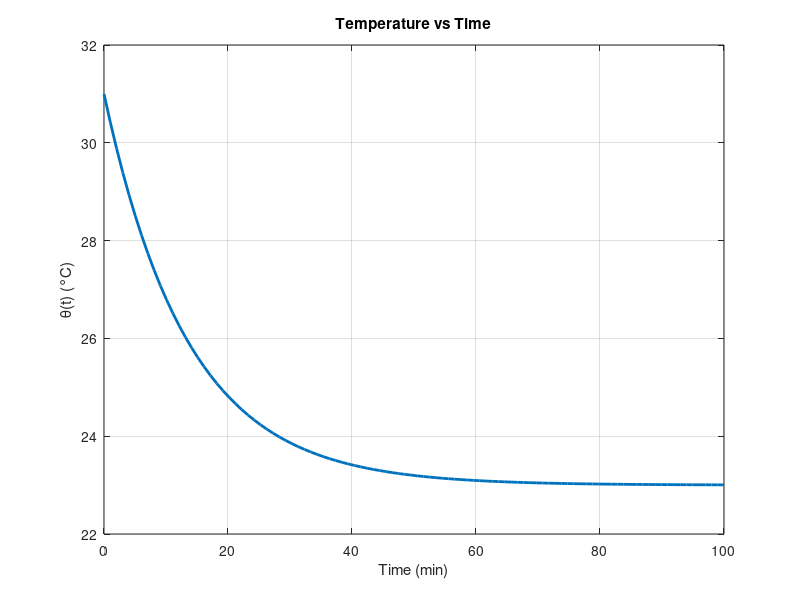
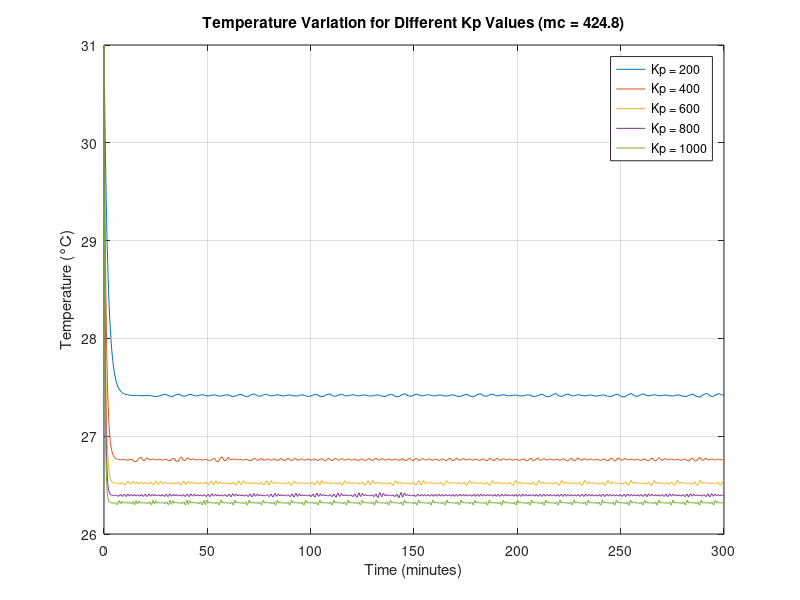
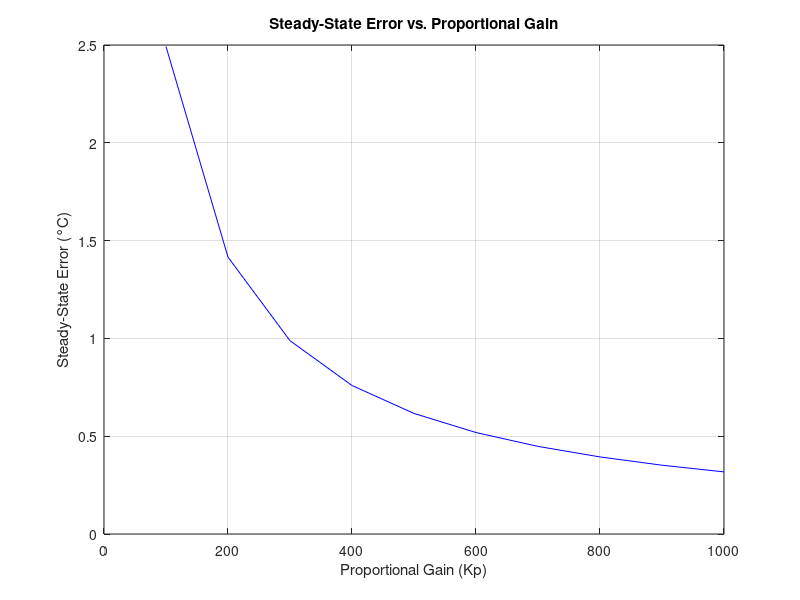
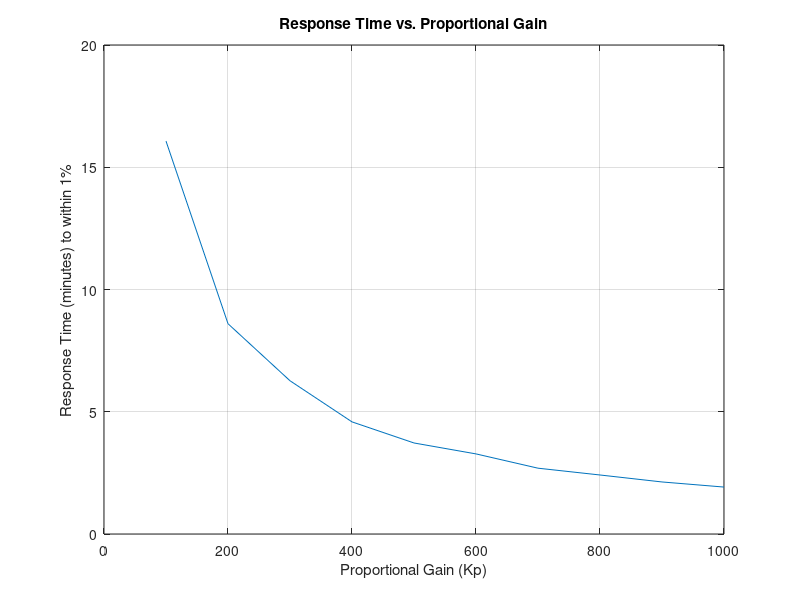

MATLAB code to generate these figures, in order: (Note: this script raises an error after producing the figures.)
%% MATLAB code for temperature distribution when θset = 20oC

% Parameters
theta0 = 31;         % Initial temperature (°C)
theta_outd = 32;     % Outdoor temperature (°C)
Q_out = 24000/(60.*0.94787);         % Heat loss (W)
P = (2314.3.*60)/1000;             % Power input (W)
U = 0.13;              % Overall heat transfer coefficient (W/m^2K)
A = 242;               % Surface area (m^2)
m = 10.*8.*4.5.*1.18;              % Mass (kg)
c = 1;            % Specific heat capacity (kJ/kg·K), converted to W·s/kg·K

% Calculated constants
k = U * A;                               % Heat transfer rate
k1 = theta_outd - Q_out/k + P/k;        % Steady state term

% Time vector
t = linspace(0, 100, 100);             % Time in minutes

% Temperature as a function of time
theta = (theta0 - k1) .* exp(-((k .* t) ./ (m * c))) + k1;

% Plot
plot(t, theta, 'LineWidth', 2)
xlabel('Time (min)')
ylabel('\theta(t) (°C)')
title('Temperature vs Time')
grid on



%% Temperature Variation for Different Kp Values

% Parameters
theta_outd = 32;         
theta_o = 31;            
theta_set = 26;          
U = 0.13;                
A = 242;                 

% Updated P and mc values
P = 2.3143 * 60;       
mc_value = 10 * 8 * 4.5 * 1.18; 

k = U * A;              

% Range of Kp values
Kp_values = 200:200:1000;

% Time span for the simulation
tspan = [0, 300]; 

% Initialize figure
figure;

% Loop through each Kp value
for Kp_value = Kp_values
    alpha = k / mc_value;          

    % Define the differential equation function
    dtheta_dt = @(t, theta) -alpha * (theta - (theta_outd - (Kp_value * (theta - theta_set)) / k + P / k));

    % Initial condition
    initial_theta = theta_o;

    % Solve the differential equation using ode45
    [t, theta] = ode45(dtheta_dt, tspan, initial_theta);

    % Plot the results for each Kp
    plot(t, theta, 'DisplayName', ['Kp = ', num2str(Kp_value)]);
    hold on;
end

% Add labels and title to the plot
xlabel('Time (minutes)');
ylabel('Temperature (°C)');
title(['Temperature Variation for Different Kp Values (mc = ', num2str(mc_value), ')']);
grid on;
legend('show');
hold off;




%% Steady-State Error vs. Proportional Gain for Different Kp Values

% Parameters
theta_outd = 32;         
theta_o = 31;            
theta_set = 26;          
U = 0.13;                
A = 242;                 

% Updated P and mc values
P = 2.3143 * 60;        
mc_value = 10 * 8 * 4.5 * 1.18; 

k = U * A;               

% Range of Kp values
Kp_values = 100:100:1000;

% Initialize arrays to store Kp and steady-state error
steady_state_errors = zeros(size(Kp_values));

% Loop through each Kp value
for i = 1:length(Kp_values)
    Kp_value = Kp_values(i);

    % Calculate the approximate steady-state temperature
    steady_state_temp = (theta_outd * k + P + Kp_value * theta_set) / (k + Kp_value); % More direct steady-state formula

    % Calculate the steady-state error
    steady_state_error = abs(theta_set - steady_state_temp);
    steady_state_errors(i) = steady_state_error;
end

% Plot the steady-state error vs. Kp
figure;
plot(Kp_values, steady_state_errors, 'b-');
xlabel('Proportional Gain (Kp)');
ylabel('Steady-State Error (°C)');
title('Steady-State Error vs. Proportional Gain');
grid on;



%% 4. Response time vs Proportional Gain for Different Kp Values

% Parameters
theta_outd = 32;         
theta_o = 31;            
theta_set = 26;          
U = 0.13;                
A = 242;                 
P = 2.3143 * 60;        
mc_value = 10 * 8 * 4.5 * 1.18; 
k = U * A;               

% Range of Kp values
Kp_values = 100:100:1000;

% Time span for simulation 
tspan = [0, 1000]; 

% Tolerance for reaching steady state 
tolerance_percent = 1;

% Initialize array to store response times
response_times = zeros(size(Kp_values));

% Initialize figure
figure;

% Loop through each Kp value
for i = 1:length(Kp_values)
    Kp_value = Kp_values(i);
    alpha = k / mc_value;

    % Define the differential equation function
    dtheta_dt = @(t, theta) -alpha * (theta - (theta_outd - (Kp_value * (theta - theta_set)) / k + P / k));

    % Initial condition
    initial_theta = theta_o;

    % Solve the differential equation using ode45
    [t, theta] = ode45(dtheta_dt, tspan, initial_theta);

    % Calculate the steady-state temperature
    steady_state_temp = (theta_outd * k + P + Kp_value * theta_set) / (k + Kp_value);

    % Determine the response time
    difference = abs(steady_state_temp - initial_theta);
    tolerance = tolerance_percent / 100 * difference;
    settling_time_index = find(abs(theta - steady_state_temp) <= tolerance, 1, 'first');

    if ~isempty(settling_time_index)
        response_times(i) = t(settling_time_index);
    else
        response_times(i) = NaN; % Did not reach steady state within the simulation time
    end
end

% Plot the response time vs. Kp
figure;
plot(Kp_values, response_times);
xlabel('Proportional Gain (Kp)');
ylabel(['Response Time (minutes) to within ', num2str(tolerance_percent), '%']);
title('Response Time vs. Proportional Gain');
grid on;



%% 5.	Temperature Response with PI Control for different ki values (kp = 42)

% Parameters
mc = 10 * 8 * 4.5 * 1.18;          
UA = 0.13*242;         
Kp = 42;          
ki_values = 200:200:1000;           
theta_set = 26;     
theta0 = 31;        
dtheta0 = 0;        
tspan = [0 100];   

% Define the ODE system for PI control

% Plot the response
figure;
for ki_value=ki_values
    
    ode_fun = @(t, y) [
    y(2);  % dθ/dt = y(2)
    (ki_value * theta_set - (UA + Kp) * y(2) - ki_value * y(1)) / mc  % d²θ/dt²
     ];
 
    % Solve the ODE
    [t, y] = ode45(ode_fun, tspan, [theta0; dtheta0]);
    theta = y(:, 1);  % Extract temperature

    plot(t, theta,'DisplayName', ['Ki = ', num2str(ki_value)]);
    hold on;
end

xlabel('Time (minutes)');
ylabel('Indoor Temperature (°C)');
title('Temperature Response with PI Control');
grid on;
ylim([20 32]);
legend('show');
hold off;



%% 6. Steady state error vs PI controller for different ki values (kp = 42)

% Parameters
mc = 10 * 8 * 4.5 * 1.18;          
UA = 0.13 * 242;         
Kp = 42;          
ki_values = 100:100:1000;           
theta_set = 26;     
theta0 = 31;        
dtheta0 = 0;        
tspan = [0 300];    % Increase time to let system settle

% Initialize error storage
steady_state_errors = zeros(size(ki_values));

% Loop through Ki values to compute steady-state errors
for i = 1:length(ki_values)
    ki_value = ki_values(i);

    % Define ODE system
    ode_fun = @(t, y) [
        y(2);  % dθ/dt
        (ki_value * theta_set - (UA + Kp) * y(2) - ki_value * y(1)) / mc  % d²θ/dt²
    ];

    % Solve the ODE
    [t, y] = ode45(ode_fun, tspan, [theta0; dtheta0]);

    % Final temperature value
    theta_final = y(end, 1);

    % Compute steady-state error
    steady_state_errors(i) = abs(theta_set - theta_final);
end

% Plot steady-state error vs Ki
figure;
plot(ki_values, steady_state_errors, '-o', 'LineWidth', 2);
xlabel('Ki Value');
ylabel('Steady-State Error (°C)');
title('Steady-State Error vs. Ki for PI Control');
grid on;



%% 7. Response time vs PI controller for different ki values (kp = 42)

% Parameters
mc = 10 * 8 * 4.5 * 1.18;          
UA = 0.13 * 242;         
Kp = 42;          
ki_values = 200:200:1000;           
theta_set = 26;     
theta0 = 31;        
dtheta0 = 0;        
tspan = [0 300];    

% Settling tolerance (e.g., ±0.5°C)
tolerance = 1;

% Initialize storage
response_times = zeros(size(ki_values));

% Loop through Ki values
for i = 1:length(ki_values)
    ki_value = ki_values(i);

    % Define ODE system
    ode_fun = @(t, y) [
        y(2);  % dθ/dt
        (ki_value * theta_set - (UA + Kp) * y(2) - ki_value * y(1)) / mc  % d²θ/dt²
    ];

    % Solve the ODE
    [t, y] = ode45(ode_fun, tspan, [theta0; dtheta0]);
    theta = y(:,1);

    % Find time when theta stays within the tolerance band
    within_band = abs(theta - theta_set) <= tolerance;

    % Determine response time: last time before it stays within band
    response_time = NaN;
    for j = 1:length(t)
        if all(within_band(j:end))
            response_time = t(j);
            break;
        end
    end

    % Store response time
    response_times(i) = response_time;
end

% Plot response time vs Ki
figure;
plot(ki_values, response_times, '-o', 'LineWidth', 2);
xlabel('Ki Value');
ylabel('Response Time (minutes)');
title('Response Time vs. Ki for PI Control');
grid on;




%% 8. Temperature Variation for Different Kp Values for two different set temperature values.

% Parameters
theta_outd = 32;          
theta_o = 31;             
theta_set_initial = 25;   
theta_set_changed = 26;   % °C (setpoint after 10 minutes)
U = 0.13;                 % kJ m^-2 °C^-1 min^-1
A = 242;                  % m^2

% Updated P and mc values
P = 2.3143 * 60;          % kJ min^-1
mc_value = 10 * 8 * 4.5 * 1.18; % kJ °C^-1

k = U * A;                % kJ °C^-1 min^-1

% Range of Kp values
Kp_values = 500:500:5000;

% Time span for the first part of the simulation
tspan1 = [0, 10]; % Simulate for the first 10 minutes

% Initialize figure
figure;

% Loop through each Kp value
for Kp_value = Kp_values
    alpha = k / mc_value;         % min^-1

    % Define the differential equation function for the first part
    dtheta_dt1 = @(t, theta) -alpha * (theta - (theta_outd - (Kp_value * (theta - theta_set_initial)) / k + P / k));

    % Initial condition
    initial_theta = theta_o;

    % Solve the differential equation for the first part using ode45
    [t1, theta1] = ode45(dtheta_dt1, tspan1, initial_theta);

    % The final temperature of the first part becomes the initial temperature
    initial_theta2 = theta1(end);

    % Time span for the second part of the simulation (shifted by 10 minutes)
    tspan2 = [10, 300];

    % Define the differential equation function for the second part with the
    % changed theta_set
    dtheta_dt2 = @(t, theta) -alpha * (theta - (theta_outd - (Kp_value * (theta - theta_set_changed)) / k + P / k));

    % Solve the differential equation for the second part using ode45
    [t2, theta2] = ode45(dtheta_dt2, tspan2, initial_theta2);

    % Combine the time and temperature vectors for plotting
    t = [t1; t2];
    theta = [theta1; theta2];

    % Plot the results for each Kp
    plot(t, theta, 'DisplayName', ['Kp = ', num2str(Kp_value)]);
    hold on;
end

% Add labels and title to the plot
xlabel('Time (minutes)');
ylabel('Temperature (°C)');
title(['Temperature Variation for Different Kp Values (mc = ', num2str(mc_value), ')']);
grid on;
legend('show');
hold off;


%% 9.	Steady state errors for two different set temperature values with proportional controller

% Parameters
theta_outd = 32;          
theta_o = 31;            
theta_set_initial = 25;  
theta_set_changed = 26;   
U = 0.13;                 
A = 242;                  

% Updated P and mc values
P = 2.3143 * 60;          
mc_value = 10 * 8 * 4.5 * 1.18; 

k = U * A;                

% Range of Kp values
Kp_values = 500:500:5000;

% Time span for the first part of the simulation
tspan1 = [0, 10]; 

% Time span for the second part of the simulation
tspan2 = [10, 300]; 

% Initialize arrays to store steady-state errors
steady_state_error_initial = zeros(size(Kp_values));
steady_state_error_changed = zeros(size(Kp_values));


% Loop through each Kp value
for i = 1:length(Kp_values)
    Kp_value = Kp_values(i);
    alpha = k / mc_value;         

    % --- Simulation for the first part (theta_set = 25) ---
    dtheta_dt1 = @(t, theta) -alpha * (theta - (theta_outd - (Kp_value * (theta - theta_set_initial)) / k + P / k));
    initial_theta = theta_o;
    [t1, theta1] = ode45(dtheta_dt1, tspan1, initial_theta);

    % --- Simulation for the second part (theta_set = 26) ---
    initial_theta2 = theta1(end);
    dtheta_dt2 = @(t, theta) -alpha * (theta - (theta_outd - (Kp_value * (theta - theta_set_changed)) / k + P / k));
    [t2, theta2] = ode45(dtheta_dt2, tspan2, initial_theta2);

    % Combine time and temperature
    t = [t1; t2];
    theta = [theta1; theta2];


    % Approximate steady-state error for the initial setpoint (before 10 % min)
    steady_state_temp_initial_simulated = theta1(end);
    steady_state_error_initial(i) = abs(theta_set_initial - steady_state_temp_initial_simulated);

    % Approximate steady-state error for the changed setpoint (after 10 min)
    steady_state_temp_changed_simulated = theta2(end);
    steady_state_error_changed(i) = abs(theta_set_changed - steady_state_temp_changed_simulated);
end

figure;

plot(Kp_values, steady_state_error_initial, '-o');
xlabel('Kp');
ylabel('Steady-State Error (°C) (theta\_set = 25 °C)');
title('Steady-State Error vs. Kp (Initial Setpoint)');
grid on;

figure;
plot(Kp_values, steady_state_error_changed, '-o');
xlabel('Kp');
ylabel('Steady-State Error (°C) (theta\_set = 26 °C)');
title('Steady-State Error vs. Kp (Changed Setpoint)');
grid on;



%% 10. Temperature variation with PI controller for Different Ki Values for two different set temperature values. (kp = 42)

% Parameters
mc = 10 * 8 * 4.5 * 1.18;          
UA = 0.13 * 242;         
Kp = 42;          
ki_values = 200:200:1000;           
theta_set1 = 25;     % Initial setpoint
theta_set2 = 26;     % New setpoint after switch
theta0 = 31;        
dtheta0 = 0;        
tspan = [0 100];   
t_switch = 10;     % Time at which setpoint changes

% Initialize plot
figure;

for ki_value = ki_values

    % Define time-varying ODE with dynamic theta_set
    ode_fun = @(t, y) [
        y(2);  % dθ/dt
        (ki_value * (t < t_switch)*theta_set1 + ...
         ki_value * (t >= t_switch)*theta_set2 - ...
         (UA + Kp) * y(2) - ...
         ki_value * y(1)) / mc  % d²θ/dt²
    ];

    % Solve ODE
    [t, y] = ode45(ode_fun, tspan, [theta0; dtheta0]);
    theta = y(:, 1);

    % Plot
    plot(t, theta, 'DisplayName', ['Ki = ', num2str(ki_value)]);
    hold on;
end

% Plot formatting
xlabel('Time (minutes)');
ylabel('Indoor Temperature (°C)');
title(['Temperature Variation for Different Ki Values (mc = ', num2str(mc_value), ')']);
grid on;
ylim([20 32]);
legend('show');
hold off;



%% 11. Steady state errors for two different set temperature values with PI controller for different ki values. (kp = 42)

% Parameters
theta_outd = 32;
theta_o = 31;
theta_set_initial = 25;
theta_set_changed = 26;
U = 0.13;
A = 242;

% Updated P and mc values
P = 2.3143 * 60;
mc_value = 10 * 8 * 4.5 * 1.18;

k = U * A;

% Fixed Kp value
Kp_value = 42;

% Range of Ki values
Ki_values = 200:200:1000;     % Adjusted range for Ki

% Time span for the first part of the simulation
tspan1 = [0, 10];

% Time span for the second part of the simulation
tspan2 = [10, 300];

% Initialize arrays to store steady-state errors
steady_state_error_initial = zeros(size(Ki_values));
steady_state_error_changed = zeros(size(Ki_values));

% Loop through each Ki value
for j = 1:length(Ki_values)
    Ki_value = Ki_values(j);
    alpha = k / mc_value;

    % Initialize integral error
    integral_error = 0;

    % --- Simulation for the first part (theta_set = 25) ---
    dtheta_dt1 = @(t, vars) HeatTransferPI(t, vars, theta_outd, Kp_value, Ki_value, k, P, alpha, theta_set_initial);
    initial_vars = [theta_o; 0]; % [theta; integral_error]
    [t1, vars1] = ode45(dtheta_dt1, tspan1, initial_vars);
    theta1 = vars1(:, 1);
    integral_error_end1 = vars1(end, 2);

    % --- Simulation for the second part (theta_set = 26) ---
    initial_vars2 = [theta1(end); integral_error_end1];
    dtheta_dt2 = @(t, vars) HeatTransferPI(t, vars, theta_outd, Kp_value, Ki_value, k, P, alpha, theta_set_changed);
    [t2, vars2] = ode45(dtheta_dt2, tspan2, initial_vars2);
    theta2 = vars2(:, 1);

    % Combine time and temperature
    t = [t1; t2];
    theta = [theta1; theta2];

    % Approximate steady-state error for the initial setpoint (before 10 min)
    steady_state_temp_initial_simulated = theta1(end);
    steady_state_error_initial(j) = abs(theta_set_initial - steady_state_temp_initial_simulated);

    % Approximate steady-state error for the changed setpoint (after 10 min)
    steady_state_temp_changed_simulated = theta2(end);
    steady_state_error_changed(j) = abs(theta_set_changed - steady_state_temp_changed_simulated);
end


% --- Plotting the results ---
figure;
plot(Ki_values, steady_state_error_initial, '-o');
xlabel('Ki');
ylabel('Steady-State Error (°C) (theta\_set = 25 °C)');
title(['Steady-State Error vs. Ki (Kp = ', num2str(Kp_value), ', Initial Setpoint)']);
grid on;

figure;
plot(Ki_values, steady_state_error_changed, '-o');
xlabel('Ki');
ylabel('Steady-State Error (°C) (theta\_set = 26 °C)');
title(['Steady-State Error vs. Ki (Kp = ', num2str(Kp_value), ' , Changed Setpoint)']);
grid on;

% --- Function for the PI controller dynamics ---
function dvars_dt = HeatTransferPI(t, vars, theta_outd, Kp, Ki, k, P, alpha, theta_set)
    theta = vars(1);
    integral_error = vars(2);
    error = theta_set - theta;
    control_signal = Kp * error + Ki * integral_error;
    dtheta_dt = -alpha * (theta - (theta_outd - control_signal / k + P / k));
    dintegral_error_dt = error;
    dvars_dt = [dtheta_dt; dintegral_error_dt];
end



%% 12.Temperature variation with proportional controller when outdoor temperature changes steadily

% Parameters
theta_outd_initial = 32;    
theta_outd_final = 34;      
change_duration = 60;     
theta_o = 31;               
theta_set = 26;             
U = 0.13;                   
A = 242;                    

% Updated P and mc values
P = 2.3143 * 60;            
mc_value = 10 * 8 * 4.5 * 1.18; 

k = U * A;                  

% Range of Kp values
Kp_values = 500:500:5000;

% Time span for the simulation
tspan = [0, 300]; 

% Initialize figure
figure;

% Loop through each Kp value
for Kp_value = Kp_values
    alpha = k / mc_value;         

    % Define the differential equation function with time-varying theta_outd (using local function)
    dtheta_dt = @(t, theta) -alpha * (theta - (theta_outd_t(t) - (Kp_value * (theta - theta_set)) / k + P / k));

    % Initial condition
    initial_theta = theta_o;

    % Solve the differential equation using ode45
    [t, theta] = ode45(dtheta_dt, tspan, initial_theta);

    % Plot the results for each Kp
    plot(t, theta, 'DisplayName', ['Kp = ', num2str(Kp_value)]);
    hold on;
end

% Add labels and title to the room temperature subplot
xlabel('Time (minutes)');
ylabel('Room Temperature (°C)');
title(['Room Temperature Variation for Different Kp Values (mc = ', num2str(mc_value), ')']);
grid on;
legend('show');
hold off;

figure;

% Create time vector for plotting outdoor temperature
t_outd = 0:1:tspan(end);
theta_outd_plot = arrayfun(@(t) theta_outd_t(t), t_outd);

plot(t_outd, theta_outd_plot, 'b-', 'LineWidth', 2); % Plot outdoor temperature in blue
xlabel('Time (minutes)');
ylabel('Outdoor Temperature (°C)');
title('Outdoor Temperature Variation');
grid on;

% Local function definition (must be at the end of the script)
function theta_out = theta_outd_t(t)
    if t <= 0
        theta_out = 32; % theta_outd_initial;
    elseif t <= 60
        theta_out = 32 + (34 - 32) * (t / 60); % Linear increase
    else
        theta_out = 34; % theta_outd_final;
    end
end



%% 13. Steady state error with different kp values when outdoor temperature changes steadily

% Parameters
theta_outd_initial = 32;    
theta_outd_final = 34;      
change_duration = 60;     
theta_o = 31;               
theta_set = 26;             
U = 0.13;                   
A = 242;                    

% Updated P and mc values
P = 2.3143 * 60;            
mc_value = 10 * 8 * 4.5 * 1.18; 

k = U * A;                  

% Range of Kp values
Kp_values = 500:500:5000;

% Time span for the simulation
tspan = [0, 300]; 

% Initialize arrays to store results
steady_state_errors = zeros(size(Kp_values));
response_times = zeros(size(Kp_values));

% Initialize figure
figure;


% Loop through each Kp value
for i = 1:length(Kp_values)
    Kp_value = Kp_values(i);
    alpha = k / mc_value;         

    % Define the differential equation function with time-varying theta_outd (using local function)
    dtheta_dt = @(t, theta) -alpha * (theta - (theta_outd_t(t) - (Kp_value * (theta - theta_set)) / k + P / k));

    % Initial condition
    initial_theta = theta_o;

    % Solve the differential equation using ode45
    [t, theta] = ode45(dtheta_dt, tspan, initial_theta);

    % Plot the results for each Kp
    plot(t, theta, 'DisplayName', ['Kp = ', num2str(Kp_value)]);
    hold on;

    % Approximate steady-state error (using the final value)
    steady_state_errors(i) = abs(theta_set - theta(end));

    % Approximate response time (time to reach within 1% of steady state)
    final_value = theta(end);
    tolerance = 0.01 * abs(theta(end) - theta_o); % 2% of the total change
    settling_threshold_upper = final_value + tolerance;
    settling_threshold_lower = final_value - tolerance;

    settling_index = find(t >= 60 & theta >= settling_threshold_lower & theta <= settling_threshold_upper, 1, 'first'); % Start checking after outdoor temp stabilizes
    if ~isempty(settling_index)
        response_times(i) = t(settling_index) - 60; % Time after the outdoor temp finished changing
    else
        response_times(i) = NaN; % Did not settle within the simulation time
    end
end

% plot for Steady-State Error vs Kp
plot(Kp_values, steady_state_errors, 'r-o');
xlabel('Kp Value');
ylabel('Steady-State Error (°C)');
title('Steady-State Error vs Kp');
ylim([0 2]);
grid on;

% Local function definition (must be at the end of the script)
function theta_out = theta_outd_t(t)
    if t <= 0
        theta_out = 32; % theta_outd_initial;
    elseif t <= 60
        theta_out = 32 + (34 - 32) * (t / 60); % Linear increase
    else
        theta_out = 34; % theta_outd_final;
    end
end



%% 14. Temperature variation with PI controller with different ki values when outdoor temperature changes steadily.(kp = 42)






%% 15.Steady state error with different kp values when outdoor temperature changes steadily